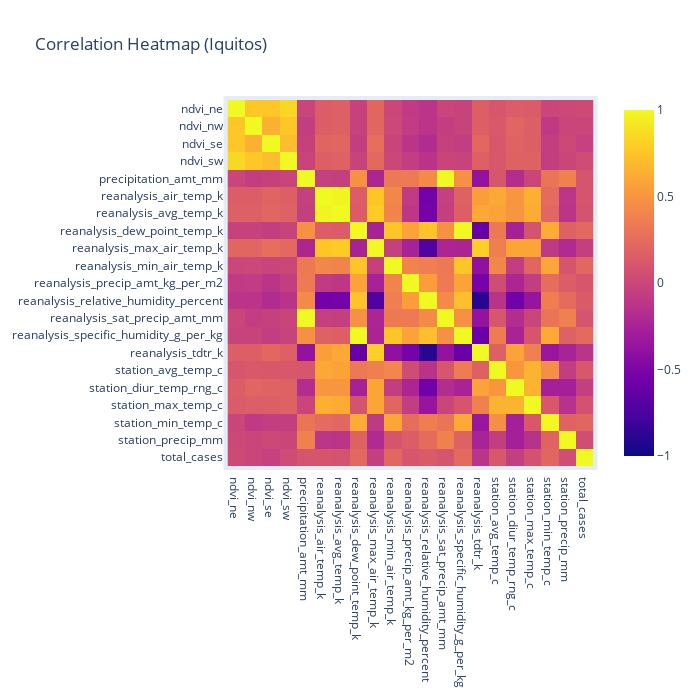

Write notebook code for a chart like this one.
### Code cell
iq_correlation = iq_train_features.corr() #Compute pairwise correlation of columns
fig2 = px.imshow(iq_correlation,zmin=-1,zmax=1)

# setting layout of the figure 
fig2.update_layout(
    title_text = 'Correlation Heatmap (Iquitos)',
    autosize=False,
    width=700,
    height=700,
    margin=dict(
        l=50,
        r=50,
        b=100,
        t=100,
        pad=4
))
fig2.show()

### Figure 1 — Plotly figure (JSON) as saved in the notebook; plotly's stock layout.template omitted (floating-point values rounded to 4 significant figures; data arrays with more than 128 entries replaced by an {"elided": "..."} marker saying what was removed)
{"data": [{"coloraxis": "coloraxis", "hovertemplate": "x: %{x}<br>y: %{y}<br>color: %{z}<extra></extra>", "name": "0", "type": "heatmap", "x": ["ndvi_ne", "ndvi_nw", "ndvi_se", "ndvi_sw", "precipitation_amt_mm", "reanalysis_air_temp_k", "reanalysis_avg_temp_k", "reanalysis_dew_point_temp_k", "reanalysis_max_air_temp_k", "reanalysis_min_air_temp_k", "reanalysis_precip_amt_kg_per_m2", "reanalysis_relative_humidity_percent", "reanalysis_sat_precip_amt_mm", "reanalysis_specific_humidity_g_per_kg", "reanalysis_tdtr_k", "station_avg_temp_c", "station_diur_temp_rng_c", "station_max_temp_c", "station_min_temp_c", "station_precip_mm", "total_cases"], "xaxis": "x", "y": ["ndvi_ne", "ndvi_nw", "ndvi_se", "ndvi_sw", "precipitation_amt_mm", "reanalysis_air_temp_k", "reanalysis_avg_temp_k", "reanalysis_dew_point_temp_k", "reanalysis_max_air_temp_k", "reanalysis_min_air_temp_k", "reanalysis_precip_amt_kg_per_m2", "reanalysis_relative_humidity_percent", "reanalysis_sat_precip_amt_mm", "reanalysis_specific_humidity_g_per_kg", "reanalysis_tdtr_k", "station_avg_temp_c", "station_diur_temp_rng_c", "station_max_temp_c", "station_min_temp_c", "station_precip_mm", "total_cases"], "yaxis": "y", "z": {"elided": "21x21 float values"}}], "layout": {"autosize": false, "coloraxis": {"cmax": 1, "cmin": -1, "colorscale": [[0, "#0d0887"], [0.1111, "#46039f"], [0.2222, "#7201a8"], [0.3333, "#9c179e"], [0.4444, "#bd3786"], [0.5556, "#d8576b"], [0.6667, "#ed7953"], [0.7778, "#fb9f3a"], [0.8889, "#fdca26"], [1, "#f0f921"]]}, "height": 700, "margin": {"b": 100, "l": 50, "pad": 4, "r": 50, "t": 100}, "title": {"text": "Correlation Heatmap (Iquitos)"}, "width": 700, "xaxis": {"anchor": "y", "constrain": "domain", "domain": [0, 1], "scaleanchor": "y"}, "yaxis": {"anchor": "x", "autorange": "reversed", "constrain": "domain", "domain": [0, 1]}}}
